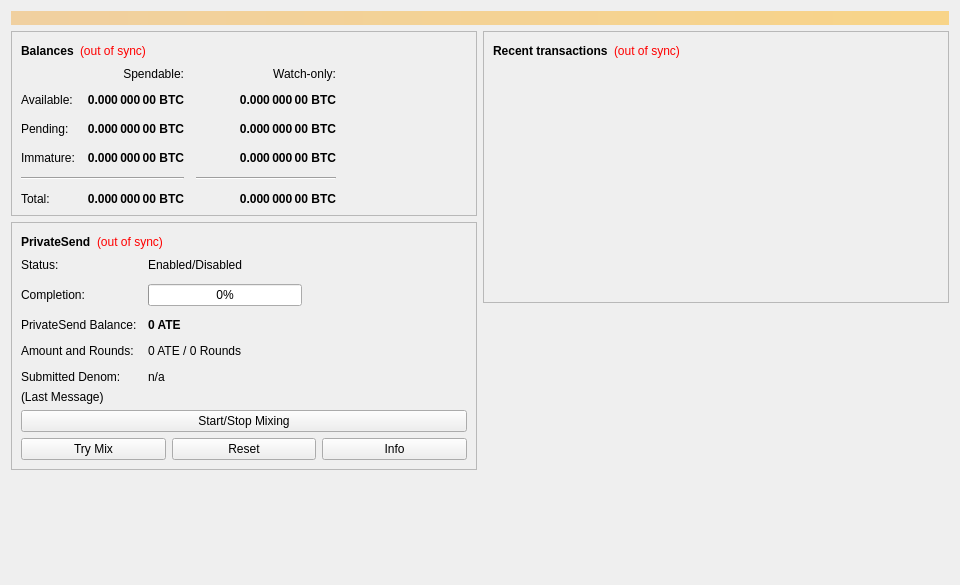
<?xml version="1.0" encoding="UTF-8"?>
<ui version="4.0">
 <class>OverviewPage</class>
 <widget class="QWidget" name="OverviewPage">
  <property name="geometry">
   <rect>
    <x>0</x>
    <y>0</y>
    <width>960</width>
    <height>585</height>
   </rect>
  </property>
  <property name="minimumSize">
   <size>
    <width>960</width>
    <height>0</height>
   </size>
  </property>
  <property name="windowTitle">
   <string>Form</string>
  </property>
  <layout class="QVBoxLayout" name="topLayout">
   <item>
    <widget class="QLabel" name="labelAlerts">
     <property name="visible">
      <bool>false</bool>
     </property>
     <property name="styleSheet">
      <string notr="true">QLabel { background-color: qlineargradient(x1: 0, y1: 0, x2: 1, y2: 0, stop:0 #F0D0A0, stop:1 #F8D488); color:#000000; }</string>
     </property>
     <property name="wordWrap">
      <bool>true</bool>
     </property>
     <property name="margin">
      <number>3</number>
     </property>
     <property name="textInteractionFlags">
      <set>Qt::TextSelectableByMouse</set>
     </property>
    </widget>
   </item>
   <item>
    <layout class="QHBoxLayout" name="horizontalLayout" stretch="1,1">
     <item>
      <layout class="QVBoxLayout" name="verticalLayout_2">
       <item>
        <widget class="QFrame" name="frame">
         <property name="frameShape">
          <enum>QFrame::StyledPanel</enum>
         </property>
         <property name="frameShadow">
          <enum>QFrame::Raised</enum>
         </property>
         <layout class="QVBoxLayout" name="verticalLayout_4">
          <item>
           <layout class="QHBoxLayout" name="horizontalLayout_4">
            <item>
             <widget class="QLabel" name="label_5">
              <property name="font">
               <font>
                <weight>75</weight>
                <bold>true</bold>
               </font>
              </property>
              <property name="text">
               <string>Balances</string>
              </property>
             </widget>
            </item>
            <item>
             <widget class="QLabel" name="labelWalletStatus">
              <property name="toolTip">
               <string>The displayed information may be out of date. Your wallet automatically synchronizes with the Astercoin network after a connection is established, but this process has not completed yet.</string>
              </property>
              <property name="styleSheet">
               <string notr="true">QLabel { color: red; }</string>
              </property>
              <property name="text">
               <string notr="true">(out of sync)</string>
              </property>
              <property name="alignment">
               <set>Qt::AlignLeading|Qt::AlignLeft|Qt::AlignVCenter</set>
              </property>
             </widget>
            </item>
            <item>
             <spacer name="horizontalSpacer_3">
              <property name="orientation">
               <enum>Qt::Horizontal</enum>
              </property>
              <property name="sizeHint" stdset="0">
               <size>
                <width>40</width>
                <height>20</height>
               </size>
              </property>
             </spacer>
            </item>
           </layout>
          </item>
          <item>
           <layout class="QGridLayout" name="gridLayout">
            <property name="spacing">
             <number>12</number>
            </property>
            <item row="2" column="2">
             <widget class="QLabel" name="labelWatchPending">
              <property name="font">
               <font>
                <weight>75</weight>
                <bold>true</bold>
               </font>
              </property>
              <property name="cursor">
               <cursorShape>IBeamCursor</cursorShape>
              </property>
              <property name="toolTip">
               <string>Unconfirmed transactions to watch-only addresses</string>
              </property>
              <property name="text">
               <string notr="true">0.000 000 00 BTC</string>
              </property>
              <property name="alignment">
               <set>Qt::AlignRight|Qt::AlignTrailing|Qt::AlignVCenter</set>
              </property>
              <property name="textInteractionFlags">
               <set>Qt::LinksAccessibleByMouse|Qt::TextSelectableByKeyboard|Qt::TextSelectableByMouse</set>
              </property>
             </widget>
            </item>
            <item row="2" column="1">
             <widget class="QLabel" name="labelUnconfirmed">
              <property name="font">
               <font>
                <weight>75</weight>
                <bold>true</bold>
               </font>
              </property>
              <property name="cursor">
               <cursorShape>IBeamCursor</cursorShape>
              </property>
              <property name="toolTip">
               <string>Total of transactions that have yet to be confirmed, and do not yet count toward the spendable balance</string>
              </property>
              <property name="text">
               <string notr="true">0.000 000 00 BTC</string>
              </property>
              <property name="alignment">
               <set>Qt::AlignRight|Qt::AlignTrailing|Qt::AlignVCenter</set>
              </property>
              <property name="textInteractionFlags">
               <set>Qt::LinksAccessibleByMouse|Qt::TextSelectableByKeyboard|Qt::TextSelectableByMouse</set>
              </property>
             </widget>
            </item>
            <item row="3" column="2">
             <widget class="QLabel" name="labelWatchImmature">
              <property name="font">
               <font>
                <weight>75</weight>
                <bold>true</bold>
               </font>
              </property>
              <property name="cursor">
               <cursorShape>IBeamCursor</cursorShape>
              </property>
              <property name="toolTip">
               <string>Mined balance in watch-only addresses that has not yet matured</string>
              </property>
              <property name="text">
               <string notr="true">0.000 000 00 BTC</string>
              </property>
              <property name="alignment">
               <set>Qt::AlignRight|Qt::AlignTrailing|Qt::AlignVCenter</set>
              </property>
              <property name="textInteractionFlags">
               <set>Qt::LinksAccessibleByMouse|Qt::TextSelectableByKeyboard|Qt::TextSelectableByMouse</set>
              </property>
             </widget>
            </item>
            <item row="4" column="0" colspan="2">
             <widget class="Line" name="lineSpendableBalance">
              <property name="orientation">
               <enum>Qt::Horizontal</enum>
              </property>
             </widget>
            </item>
            <item row="4" column="2">
             <widget class="Line" name="lineWatchBalance">
              <property name="sizePolicy">
               <sizepolicy hsizetype="Preferred" vsizetype="Fixed">
                <horstretch>0</horstretch>
                <verstretch>0</verstretch>
               </sizepolicy>
              </property>
              <property name="minimumSize">
               <size>
                <width>140</width>
                <height>0</height>
               </size>
              </property>
              <property name="orientation">
               <enum>Qt::Horizontal</enum>
              </property>
             </widget>
            </item>
            <item row="5" column="0">
             <widget class="QLabel" name="labelTotalText">
              <property name="text">
               <string>Total:</string>
              </property>
             </widget>
            </item>
            <item row="3" column="1">
             <widget class="QLabel" name="labelImmature">
              <property name="font">
               <font>
                <weight>75</weight>
                <bold>true</bold>
               </font>
              </property>
              <property name="cursor">
               <cursorShape>IBeamCursor</cursorShape>
              </property>
              <property name="toolTip">
               <string>Mined balance that has not yet matured</string>
              </property>
              <property name="text">
               <string notr="true">0.000 000 00 BTC</string>
              </property>
              <property name="alignment">
               <set>Qt::AlignRight|Qt::AlignTrailing|Qt::AlignVCenter</set>
              </property>
              <property name="textInteractionFlags">
               <set>Qt::LinksAccessibleByMouse|Qt::TextSelectableByKeyboard|Qt::TextSelectableByMouse</set>
              </property>
             </widget>
            </item>
            <item row="2" column="3">
             <spacer name="horizontalSpacer_2">
              <property name="orientation">
               <enum>Qt::Horizontal</enum>
              </property>
              <property name="sizeHint" stdset="0">
               <size>
                <width>40</width>
                <height>20</height>
               </size>
              </property>
             </spacer>
            </item>
            <item row="3" column="0">
             <widget class="QLabel" name="labelImmatureText">
              <property name="text">
               <string>Immature:</string>
              </property>
             </widget>
            </item>
            <item row="5" column="1">
             <widget class="QLabel" name="labelTotal">
              <property name="font">
               <font>
                <weight>75</weight>
                <bold>true</bold>
               </font>
              </property>
              <property name="cursor">
               <cursorShape>IBeamCursor</cursorShape>
              </property>
              <property name="toolTip">
               <string>Your current total balance</string>
              </property>
              <property name="text">
               <string notr="true">0.000 000 00 BTC</string>
              </property>
              <property name="alignment">
               <set>Qt::AlignRight|Qt::AlignTrailing|Qt::AlignVCenter</set>
              </property>
              <property name="textInteractionFlags">
               <set>Qt::LinksAccessibleByMouse|Qt::TextSelectableByKeyboard|Qt::TextSelectableByMouse</set>
              </property>
             </widget>
            </item>
            <item row="5" column="2">
             <widget class="QLabel" name="labelWatchTotal">
              <property name="font">
               <font>
                <weight>75</weight>
                <bold>true</bold>
               </font>
              </property>
              <property name="cursor">
               <cursorShape>IBeamCursor</cursorShape>
              </property>
              <property name="toolTip">
               <string>Current total balance in watch-only addresses</string>
              </property>
              <property name="text">
               <string notr="true">0.000 000 00 BTC</string>
              </property>
              <property name="alignment">
               <set>Qt::AlignRight|Qt::AlignTrailing|Qt::AlignVCenter</set>
              </property>
              <property name="textInteractionFlags">
               <set>Qt::LinksAccessibleByMouse|Qt::TextSelectableByKeyboard|Qt::TextSelectableByMouse</set>
              </property>
             </widget>
            </item>
            <item row="0" column="2">
             <widget class="QLabel" name="labelWatchonly">
              <property name="text">
               <string>Watch-only:</string>
              </property>
              <property name="alignment">
               <set>Qt::AlignRight|Qt::AlignTrailing|Qt::AlignVCenter</set>
              </property>
             </widget>
            </item>
            <item row="1" column="0">
             <widget class="QLabel" name="labelBalanceText">
              <property name="text">
               <string>Available:</string>
              </property>
             </widget>
            </item>
            <item row="1" column="1">
             <widget class="QLabel" name="labelBalance">
              <property name="font">
               <font>
                <weight>75</weight>
                <bold>true</bold>
               </font>
              </property>
              <property name="cursor">
               <cursorShape>IBeamCursor</cursorShape>
              </property>
              <property name="toolTip">
               <string>Your current spendable balance</string>
              </property>
              <property name="text">
               <string notr="true">0.000 000 00 BTC</string>
              </property>
              <property name="alignment">
               <set>Qt::AlignRight|Qt::AlignTrailing|Qt::AlignVCenter</set>
              </property>
              <property name="textInteractionFlags">
               <set>Qt::LinksAccessibleByMouse|Qt::TextSelectableByKeyboard|Qt::TextSelectableByMouse</set>
              </property>
             </widget>
            </item>
            <item row="1" column="2">
             <widget class="QLabel" name="labelWatchAvailable">
              <property name="font">
               <font>
                <weight>75</weight>
                <bold>true</bold>
               </font>
              </property>
              <property name="cursor">
               <cursorShape>IBeamCursor</cursorShape>
              </property>
              <property name="toolTip">
               <string>Your current balance in watch-only addresses</string>
              </property>
              <property name="text">
               <string notr="true">0.000 000 00 BTC</string>
              </property>
              <property name="alignment">
               <set>Qt::AlignRight|Qt::AlignTrailing|Qt::AlignVCenter</set>
              </property>
              <property name="textInteractionFlags">
               <set>Qt::LinksAccessibleByMouse|Qt::TextSelectableByKeyboard|Qt::TextSelectableByMouse</set>
              </property>
             </widget>
            </item>
            <item row="2" column="0">
             <widget class="QLabel" name="labelPendingText">
              <property name="text">
               <string>Pending:</string>
              </property>
             </widget>
            </item>
            <item row="0" column="1">
             <widget class="QLabel" name="labelSpendable">
              <property name="text">
               <string>Spendable:</string>
              </property>
              <property name="alignment">
               <set>Qt::AlignRight|Qt::AlignTrailing|Qt::AlignVCenter</set>
              </property>
             </widget>
            </item>
           </layout>
          </item>
         </layout>
        </widget>
       </item>
       <item>
        <widget class="QFrame" name="framePrivateSend">
         <property name="layoutDirection">
          <enum>Qt::LeftToRight</enum>
         </property>
         <property name="frameShape">
          <enum>QFrame::StyledPanel</enum>
         </property>
         <property name="frameShadow">
          <enum>QFrame::Raised</enum>
         </property>
         <layout class="QVBoxLayout" name="VerticalLayout_PS1">
          <item>
           <layout class="QHBoxLayout" name="horizontalLayout_5">
            <item>
             <widget class="QLabel" name="labelPrivateSendHeader">
              <property name="font">
               <font>
                <weight>75</weight>
                <bold>true</bold>
               </font>
              </property>
              <property name="text">
               <string>PrivateSend</string>
              </property>
             </widget>
            </item>
            <item>
             <widget class="QLabel" name="labelPrivateSendSyncStatus">
              <property name="toolTip">
               <string>The displayed information may be out of date. Your wallet automatically synchronizes with the Astercoin network after a connection is established, but this process has not completed yet.</string>
              </property>
              <property name="styleSheet">
               <string notr="true">QLabel { color: red; }</string>
              </property>
              <property name="text">
               <string notr="true">(out of sync)</string>
              </property>
              <property name="alignment">
               <set>Qt::AlignLeading|Qt::AlignLeft|Qt::AlignVCenter</set>
              </property>
             </widget>
            </item>
            <item>
             <spacer name="horizontalSpacer_4">
              <property name="orientation">
               <enum>Qt::Horizontal</enum>
              </property>
              <property name="sizeHint" stdset="0">
               <size>
                <width>40</width>
                <height>20</height>
               </size>
              </property>
             </spacer>
            </item>
           </layout>
          </item>
          <item>
           <layout class="QFormLayout" name="privateSendFormLayout">
            <property name="fieldGrowthPolicy">
             <enum>QFormLayout::AllNonFixedFieldsGrow</enum>
            </property>
            <property name="horizontalSpacing">
             <number>11</number>
            </property>
            <property name="verticalSpacing">
             <number>12</number>
            </property>
            <item row="0" column="0">
             <widget class="QLabel" name="labelPrivateSendEnabledText">
              <property name="text">
               <string>Status:</string>
              </property>
             </widget>
            </item>
            <item row="0" column="1">
             <widget class="QLabel" name="labelPrivateSendEnabled">
              <property name="text">
               <string>Enabled/Disabled</string>
              </property>
             </widget>
            </item>
            <item row="1" column="0">
             <widget class="QLabel" name="labelCompletitionText">
              <property name="text">
               <string>Completion:</string>
              </property>
             </widget>
            </item>
            <item row="1" column="1">
             <widget class="QProgressBar" name="privateSendProgress">
              <property name="maximumSize">
               <size>
                <width>154</width>
                <height>16777215</height>
               </size>
              </property>
              <property name="value">
               <number>0</number>
              </property>
             </widget>
            </item>
            <item row="2" column="0">
             <widget class="QLabel" name="labelAnonymizedText">
              <property name="text">
               <string>PrivateSend Balance:</string>
              </property>
             </widget>
            </item>
            <item row="2" column="1">
             <widget class="QLabel" name="labelAnonymized">
              <property name="font">
               <font>
                <weight>75</weight>
                <bold>true</bold>
               </font>
              </property>
              <property name="text">
               <string notr="true">0 ATE</string>
              </property>
             </widget>
            </item>
            <item row="3" column="0">
             <widget class="QLabel" name="labelAmountAndRoundsText">
              <property name="text">
               <string>Amount and Rounds:</string>
              </property>
             </widget>
            </item>
            <item row="3" column="1">
             <widget class="QLabel" name="labelAmountRounds">
              <property name="text">
               <string>0 ATE / 0 Rounds</string>
              </property>
             </widget>
            </item>
            <item row="4" column="0">
             <widget class="QLabel" name="labelSubmittedDenomText">
              <property name="text">
               <string>Submitted Denom:</string>
              </property>
             </widget>
            </item>
            <item row="4" column="1">
             <widget class="QLabel" name="labelSubmittedDenom">
              <property name="toolTip">
               <string>The denominations you submitted to the Masternode.&lt;br&gt;To mix, other users must submit the exact same denominations.</string>
              </property>
              <property name="text">
               <string>n/a</string>
              </property>
             </widget>
            </item>
           </layout>
          </item>
          <item>
           <layout class="QVBoxLayout" name="VerticalLayout_PS">
            <item>
             <widget class="QLabel" name="labelPrivateSendLastMessage">
              <property name="text">
               <string>(Last Message)</string>
              </property>
              <property name="alignment">
               <set>Qt::AlignLeading|Qt::AlignLeft|Qt::AlignTop</set>
              </property>
              <property name="wordWrap">
               <bool>true</bool>
              </property>
             </widget>
            </item>
            <item>
             <widget class="QPushButton" name="togglePrivateSend">
              <property name="sizePolicy">
               <sizepolicy hsizetype="MinimumExpanding" vsizetype="Fixed">
                <horstretch>0</horstretch>
                <verstretch>0</verstretch>
               </sizepolicy>
              </property>
              <property name="text">
               <string>Start/Stop Mixing</string>
              </property>
             </widget>
            </item>
            <item>
             <layout class="QHBoxLayout" name="horizontalLayout_debugbuttons">
              <item>
               <widget class="QPushButton" name="privateSendAuto">
                <property name="sizePolicy">
                 <sizepolicy hsizetype="MinimumExpanding" vsizetype="Fixed">
                  <horstretch>0</horstretch>
                  <verstretch>0</verstretch>
                 </sizepolicy>
                </property>
                <property name="toolTip">
                 <string>Try to manually submit a PrivateSend request.</string>
                </property>
                <property name="text">
                 <string>Try Mix</string>
                </property>
               </widget>
              </item>
              <item>
               <widget class="QPushButton" name="privateSendReset">
                <property name="sizePolicy">
                 <sizepolicy hsizetype="MinimumExpanding" vsizetype="Fixed">
                  <horstretch>0</horstretch>
                  <verstretch>0</verstretch>
                 </sizepolicy>
                </property>
                <property name="toolTip">
                 <string>Reset the current status of PrivateSend (can interrupt PrivateSend if it's in the process of Mixing, which can cost you money!)</string>
                </property>
                <property name="autoFillBackground">
                 <bool>false</bool>
                </property>
                <property name="text">
                 <string>Reset</string>
                </property>
               </widget>
              </item>
              <item>
               <widget class="QPushButton" name="privateSendInfo">
                <property name="sizePolicy">
                 <sizepolicy hsizetype="MinimumExpanding" vsizetype="Fixed">
                  <horstretch>0</horstretch>
                  <verstretch>0</verstretch>
                 </sizepolicy>
                </property>
                <property name="toolTip">
                 <string>Information about PrivateSend and Mixing</string>
                </property>
                <property name="text">
                 <string>Info</string>
                </property>
               </widget>
              </item>
             </layout>
            </item>
           </layout>
          </item>
         </layout>
        </widget>
       </item>
       <item>
        <spacer name="verticalSpacer">
         <property name="orientation">
          <enum>Qt::Vertical</enum>
         </property>
         <property name="sizeHint" stdset="0">
          <size>
           <width>20</width>
           <height>40</height>
          </size>
         </property>
        </spacer>
       </item>
      </layout>
     </item>
     <item>
      <layout class="QVBoxLayout" name="verticalLayout_3">
       <item>
        <widget class="QFrame" name="frame_2">
         <property name="frameShape">
          <enum>QFrame::StyledPanel</enum>
         </property>
         <property name="frameShadow">
          <enum>QFrame::Raised</enum>
         </property>
         <layout class="QVBoxLayout" name="verticalLayout">
          <item>
           <layout class="QHBoxLayout" name="horizontalLayout_2">
            <item>
             <widget class="QLabel" name="label_4">
              <property name="font">
               <font>
                <weight>75</weight>
                <bold>true</bold>
               </font>
              </property>
              <property name="text">
               <string>Recent transactions</string>
              </property>
             </widget>
            </item>
            <item>
             <widget class="QLabel" name="labelTransactionsStatus">
              <property name="toolTip">
               <string>The displayed information may be out of date. Your wallet automatically synchronizes with the Astercoin network after a connection is established, but this process has not completed yet.</string>
              </property>
              <property name="styleSheet">
               <string notr="true">QLabel { color: red; }</string>
              </property>
              <property name="text">
               <string notr="true">(out of sync)</string>
              </property>
              <property name="alignment">
               <set>Qt::AlignLeading|Qt::AlignLeft|Qt::AlignVCenter</set>
              </property>
             </widget>
            </item>
            <item>
             <spacer name="horizontalSpacer">
              <property name="orientation">
               <enum>Qt::Horizontal</enum>
              </property>
              <property name="sizeHint" stdset="0">
               <size>
                <width>40</width>
                <height>20</height>
               </size>
              </property>
             </spacer>
            </item>
           </layout>
          </item>
          <item>
           <widget class="QListView" name="listTransactions">
            <property name="styleSheet">
             <string notr="true">QListView { background: transparent; }</string>
            </property>
            <property name="frameShape">
             <enum>QFrame::NoFrame</enum>
            </property>
            <property name="verticalScrollBarPolicy">
             <enum>Qt::ScrollBarAlwaysOff</enum>
            </property>
            <property name="horizontalScrollBarPolicy">
             <enum>Qt::ScrollBarAlwaysOff</enum>
            </property>
            <property name="selectionMode">
             <enum>QAbstractItemView::NoSelection</enum>
            </property>
           </widget>
          </item>
         </layout>
        </widget>
       </item>
       <item>
        <spacer name="verticalSpacer_2">
         <property name="orientation">
          <enum>Qt::Vertical</enum>
         </property>
         <property name="sizeHint" stdset="0">
          <size>
           <width>20</width>
           <height>40</height>
          </size>
         </property>
        </spacer>
       </item>
      </layout>
     </item>
    </layout>
   </item>
  </layout>
 </widget>
 <resources/>
 <connections/>
</ui>
